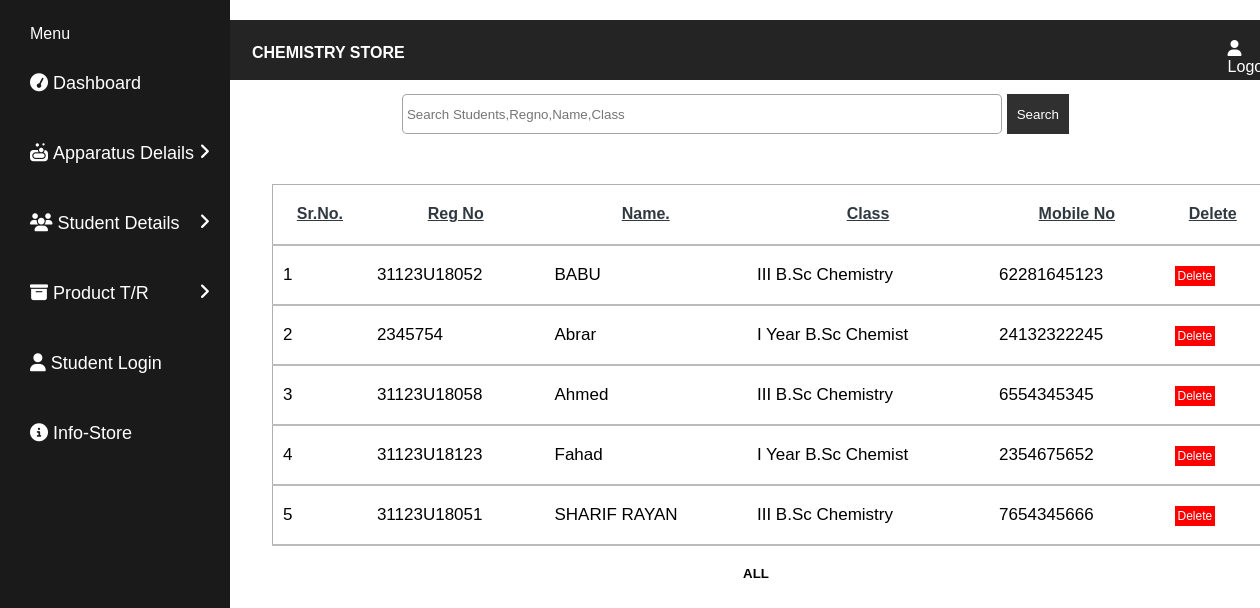
The page /viewstud.php on the database its author committed.
### tables this page shows
CREATE TABLE `studentinfo` (
  `id` int(100) NOT NULL,
  `Name` char(100) NOT NULL,
  `Regno` char(50) NOT NULL,
  `Class` char(20) NOT NULL,
  `Phone` varchar(50) NOT NULL
);

### viewstud.php (the view, shortened to what this page needs)
<?php
$servername = "localhost";
$username = "root";
$password = "";
$dbname = "chemistrystore";
$conn = new mysqli($servername, $username, $password, $dbname);
		?>
<!DOCTYPE html>
<html lang="en">
<head>
    <link rel="stylesheet" stylesheet href="https://cdnjs.cloudflare.com/ajax/libs/font-awesome/6.5.1/css/all.min.css" />
    <link rel="stylesheet" href="style.css">
    <link rel="stylesheet" href="https://unpkg.com/aos@next/dist/aos.css" />
</head>
<body>
<div class="navss">
        <div class="logg">
            <h4>CHEMISTRY STORE</h4>
        </div>
      <div class="loggs"><a href="logout.php" style="color: white; font-size: 16px; padding-right:5px;"><i class="fas fa-user" style="color: white; font-size: 16px; padding-right:5px;"></i>Logout</a></div>
    </div>
    <div class="go">
    <div class="side-bar">
        <div class="menu">
        <div class="itemss">Menu</a></div>
            <div class="items"><a href="dashboard.php"><i class="fas fa-tachometer"></i>Dashboard</a></div>
            <div class="items"><a class="sub-btn"><i class="fa fa-soap"></i>Apparatus Delails
            <i class="fas fa-angle-right droopdown"></i>
            </a>
            </div>
            <div class="items"><a class="sub-btn"><i class="fa fa-users"></i>Student Details
            <i class="fas fa-angle-right droopdown"></i>
            </a>
       </div>
       <div class="items"><a class="sub-btn"><i class="fas fa-archive"></i>Product T/R
            <i class="fas fa-angle-right droopdown"></i>
        </a>
    </div>
    <div class="items"><a href="http://localhost/CHEMISTRYSTORE/stulogin.php"><i class="fas fa-user"></i>Student Login</a></div>
            <div class="items"><a href=""><i class="fas fa-info-circle"></i>Info-Store</a></div>
        </div>
    </div>
    </div>
    <div class="st">
    <span class="subhead"><center><h3>Student Total Information</h3></center></span>
    <div class="contai mt-5">
        <div class="rw justify-content-center">
            <div class="col-md-8">
                <form action="">
               <div class="input-group mb-3">
                <input type="text" class="form-control" value="<?php if(isset($_GET['search'])){echo $_GET['search'];}?>" required="required" name="search" placeholder=" Search Students,Regno,Name,Class">
                <button type="submit" class="btn btn-primary">Search</button>
                </div>
                </form>
            </div>
        </div>
    </div>
    <center>
<table border="1" style="background: white;" cellpadding="5" cellspacing="5" class="design" align="center">
<tr  style="text-decoration:underline;color: #303940;"><b><th>Sr.No.</th><th>Reg No</th><th>Name.</th><th>Class</th><th>Mobile No</th><th>Delete</th></b></tr>
<?php
if(isset($_GET['search'])){
    $filter=$_GET['search'];
    $filter2="SELECT * FROM studentinfo WHERE CONCAT(Regno,Name,Class,Phone) LIKE '%$filter%'";
    $filtrow=mysqli_query($conn,$filter2);
    $i=1;
    if(mysqli_fetch_array($filtrow) > 0){
        foreach($filtrow as $row){
            ?>
                <tr style="font-size:17px;color:black;  ">
                <td><?php echo $i;$i++;?></td>
                <td><?php echo $row['Regno'];?></td>
                <td><?php echo $row['Name'];?></td>
                <td><?php echo $row['Class'];?></td>
                <td><?php echo $row['Phone'];?></td>
                <td><a href="dashboard.php?id=<?php echo $row['id'];?>" style="background:red; color:white; padding:3px; font-size: 12px;">Delete</a></td>
                </tr>
            <?php
        }
    }
    else{
        ?>
        <tr><td colspan="4">No record found</td></tr>
        <?php
    }
}
else{
$i=1;
$x=mysqli_query($conn,"SELECT * FROM studentinfo");
while($y=mysqli_fetch_array($x))
{
	?>
<tr style="font-size:17px;color:black;  ">
<td><?php echo $i;$i++;?></td>
<td><?php echo $y['Regno'];?></td>
<td><?php echo $y['Name'];?></td>
<td><?php echo $y['Class'];?></td>
<td><?php echo $y['Phone'];?></td>
<td><a href="viewstud.php?id=<?php echo $y['id'];?>" style="background:red; color:white; padding:3px; font-size: 12px;">Delete</a></td>
</tr>
<?php }
 }?>
</table>
    <center><h5><a href="http://localhost/CHEMISTRYSTORE/viewstud.php">ALL</a></h5></center>
    </div>
</body>
</html>

### style.css (style rules this page uses)
* { font-family: 'Poppins', sans-serif; margin:0; padding:0; box-sizing: border-box; outline: none; border:none; text-transform: capitalize; transition: all .2s linear; }
body { background-color: #fff; }
.design a { text-decoration: none; color: rgb(1, 1, 27); }
.design { background-color:transparent; border:1px solid #b4afaf; border-radius:5px; padding:20px 20px; margin-top: 15%; margin: 20px 20px; width: 990px; height: fit-content; padding-bottom: 20px; box-shadow:0px 0px 40px #ffffff; }
.subhead { font-size: 18px; display: flex; padding-top: 20px; justify-content: center; color: rgb(0, 0, 122); margin-top: 2%; }
html { scroll-behavior: smooth; }
input { width: 150px; }
a { text-decoration: none; color: black; }
* { margin: 0; padding: 0; box-sizing: border-box; }
body { min-height: 100vh; background-color: white; background-size: cover; background-position: center; }
.side-bar { width: 230px; height: 100vh; background: #1b1a1b; position: fixed; top: 0; overflow-y: auto; transition: 0.5s ease; transition-property: left; }
.menu { width: 100%; margin-top: 20px; }
.menu .items { position: relative; cursor: pointer; }
.menu .items a { color: #fff; font-size: 18px; text-decoration: none; display: block; padding: 5px 30px; line-height: 60px; }
.itemss { color: #fff; font-size: 16px; padding: 5px 30px; }
.items i { margin-right: 5px; }
.items a .droopdown { position: absolute; right: 0; margin: 20px; transition: 0.5s ease; }
.st { width: 100%; min-height: 100vh; padding-left: 20%; padding-top: 0%; }
.contai { width: 80%; display: flex; padding-left: 10%; margin: 30px; justify-content: center; }
.rw input { height: 40px; width: 600px; border-radius: 5px; border: 1px solid rgba(37, 37, 37, 0.418); }
.rw .btn { margin-bottom: 20px; height: 40px; padding: 10px 10px; background-color: #262627f3; color: white; border: none; }
.navss { width: 100%; height: 60px; background: #252424; color: white; display: flex; position: fixed; }
.logg { padding-left: 20%; color: white; display: flex; padding-top: 3px; }
.logg h4 { padding-top: 21px; width: 900px; }
.loggs { padding-left: 6%; padding-top: 20px; color: white; }

### viewstud.php (style rules this page uses)
table { width:80%; border: 1px solid #ddd; border-collapse: collapse; }
th,td { height: 60px; padding: 10px; border-bottom: 2px solid #bbb; }

### rows shown on the page
studentinfo: Regno "31123U18052", Name "BABU", Class "III B.Sc Chemistry", Phone "62281645123"
studentinfo: Regno "2345754", Name "Abrar", Class "I Year B.Sc Chemist", Phone "24132322245"
studentinfo: Regno "31123U18058", Name "Ahmed", Class "III B.Sc Chemistry", Phone "6554345345"
studentinfo: Regno "31123U18123", Name "Fahad", Class "I Year B.Sc Chemist", Phone "2354675652"
studentinfo: Regno "31123U18051", Name "SHARIF RAYAN", Class "III B.Sc Chemistry", Phone "7654345666"
